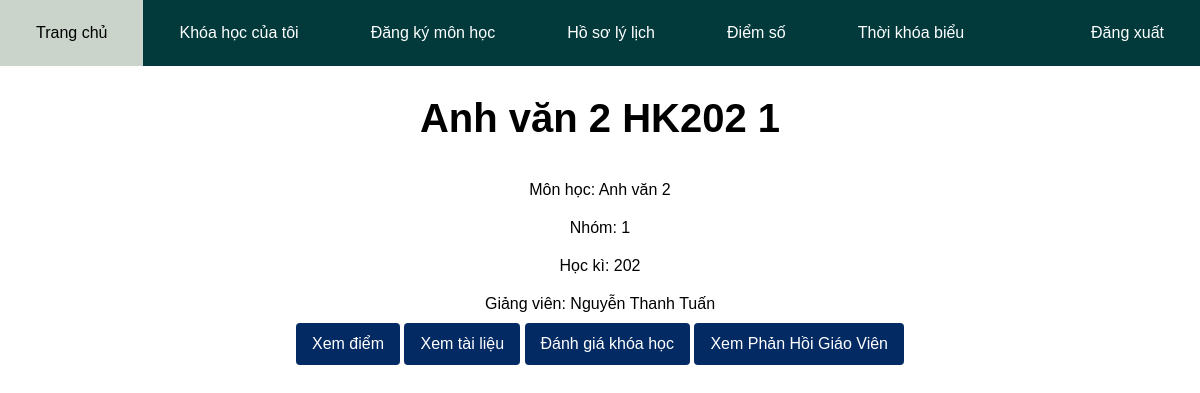
Page /course/student/33/ (signed in) on the committed database.
### Course/models.py (models this page shows, shortened)
class Course(models.Model):
    students = models.ManyToManyField(Student)
    teacher = models.ForeignKey(Teacher, on_delete=models.CASCADE, null=True)
    subject = models.ForeignKey(Subject, on_delete=models.CASCADE, null=True)
    semester = models.ForeignKey(Semester, on_delete=models.CASCADE, null=True)
    id_course = models.CharField(max_length=3, null=True)
    def __str__(self):
        name = self.subject.name + " HK" + self.semester.semester_id + " " + self.id_course
        return name

### Databases/models.py (models this page shows, shortened)
class Subject(models.Model):
    name = models.CharField(max_length=50, null=True, default="")
    credit = models.IntegerField(default=0)
    days = models.IntegerField(default=1)
    hours = models.IntegerField(default=1)

class Semester(models.Model):
    semester_id = models.CharField(max_length=10, null=True, default="")
    is_registration = models.BooleanField(null=True, default=False)

### Teacher/models.py (models this page shows, shortened)
class Teacher(models.Model):
    name = models.CharField(max_length=30, null=True, blank=True)
    department = models.ForeignKey(Department, on_delete=models.CASCADE, null=True)
    username = models.OneToOneField(MyUser, on_delete=models.CASCADE, null = True)
    phone_number = models.CharField(max_length=15, null=True)
    date_of_birth = models.DateField(null=True)
    hometown = models.CharField(max_length=40, null=True)
    avatar = models.ImageField(upload_to="Avatar/Teacher/", null=True, blank=True)
    GENDER_CHOICES = [
        ('Nam', 'Nam'),
        ('Nữ', 'Nữ'),
    ]
    gender = models.CharField(max_length=10, null=True, choices=GENDER_CHOICES)

### Course/views.py (the view)
# urls.py: path("student/<int:course_id>/", views.CourseStudent.as_view(), name="CourseStudent"),
class CourseStudent(RoleRequiredMixin, View):
    def has_permission(self, user):
        return user.user_type == 'Student'
    def get(self, request, course_id):
        course = Course.objects.get(pk=course_id)
        context = {
            "course": course
        }
        return render(request, "Course/course_student.html", context)

### Login/mixins.py (called while the page is built)
    def dispatch(self, request, *args, **kwargs):
        if not request.user.is_authenticated:
            return self.handle_no_permission()
        elif not self.has_permission(request.user):
            return HttpResponseRedirect(self.get_redirect_url())
        return super().dispatch(request, *args, **kwargs)

### templates/Course/course_student.html (shortened to what this page needs)
{% load static %}
<!DOCTYPE html>
<html lang="vi">
<head>
    <link rel="stylesheet" href="{% static 'css/course.css' %}">
    <link rel="stylesheet" href="{% static 'css/file.css' %}">
</head>
<body>
    <nav>
		<a href="{% url 'Student:student' %}" class="menu_left">Trang chủ</a>
		<a href="{% url 'Student:student_course' %}" class="menu_left">Khóa học của tôi</a>
		<a href="{% url 'Registration:registration_student' %}" class="menu_left">Đăng ký môn học</a>
		<a href="{% url 'Student:student_profile' %}" class="menu_left">Hồ sơ lý lịch</a>
		<a href="{% url 'Student:student_score' %}" class="menu_left">Điểm số</a>
		<a href="{% url 'Student:student_schedule' %}" class="menu_left">Thời khóa biểu</a>
		<a href="{% url 'Logout:logout' %}" class="menu_right">Đăng xuất</a>
	</nav>
    <h1 class="menu_text">{{ course }}</h1>
    <div class="center_form">
        <p class="overview">Môn học: {{ course.subject.name }}</p>
        <p class="overview">Nhóm: {{ course.id_course }}</p>
        <p class="overview">Học kì: {{ course.semester.semester_id }}</p>
        <p class="overview">Giảng viên: {{ course.teacher.name }}</p>
        <div>
            <a href="{% url 'Course:ScoreView' course.id %}" class="btn">Xem điểm</a>
            <a href="{% url 'Course:DocumentView' course.id %}" class="btn">Xem tài liệu</a>
            <a href="{% url 'Assessment:StudentAssessmentView' course.id %}" class="btn">Đánh giá khóa học</a>
            <a href="{% url 'Assessment:StudentAssessView' course.id %}" class="btn">Xem Phản Hồi Giáo Viên</a>
        </div>
    </div>
</body>
</html>

### static/css/course.css (style rules this page uses)
.btn { display: inline-block; padding: 8px 16px; text-align: center; text-decoration: none; color: #ffffff; background-color: #007bff; border: none; border-radius: 4px; cursor: pointer; }

### static/css/file.css (style rules this page uses)
body { font-family: Arial, Helvetica, sans-serif; }
* { box-sizing: border-box; }
* { margin: 0px; }
nav { background-color: #023A3C; overflow: hidden; }
nav a { color: white; padding: 24px 36px; text-align: center; text-decoration: none; display: block; }
.menu_text { text-align: center; padding: 30px; margin: 0; font-size: 40px; }
.menu_left { float: left; }
.menu_right { float: right; }
.overview { padding: 10px 20px; }
.btn { border: none; outline: none; padding: 12px 16px; background-color: #042a64; cursor: pointer; }
.center_form { display: flex; flex-direction: column; align-items: center; justify-content: center; }

### rows in the picture
Course: subject+semester+id_course "Anh văn 2 HK202 1", subject.name "Anh văn 2", id_course "1", semester.semester_id "202", teacher.name "Nguyễn Thanh Tuấn"
